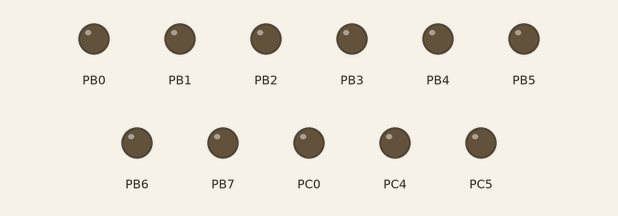
The program below on a simulated ATmega328P, built with avr-gcc and emulated at 8 MHz. On the bench: output pins drawn as LEDs (lit = HIGH).

Above: at 0.12 s.
At 4.87 s:
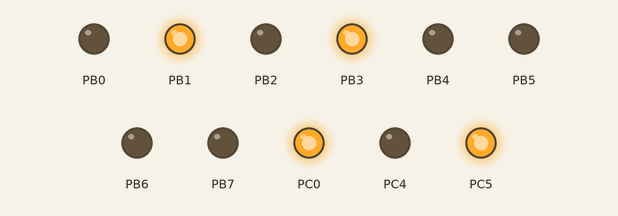
At 9.87 s:
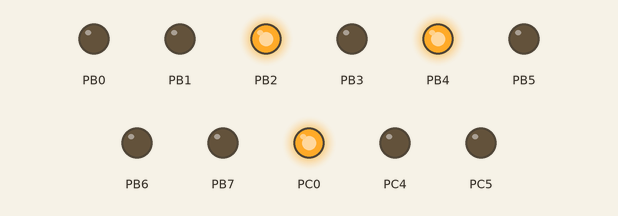
At 19.87 s:
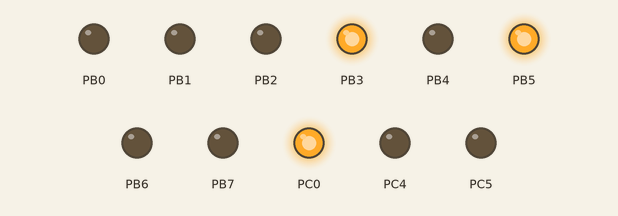
At 29.87 s:
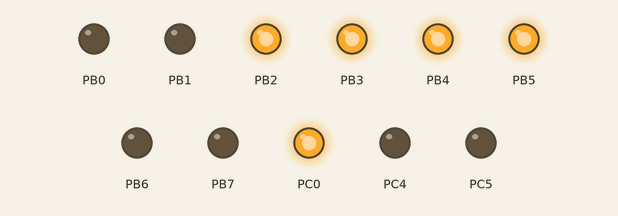
At 39.87 s:
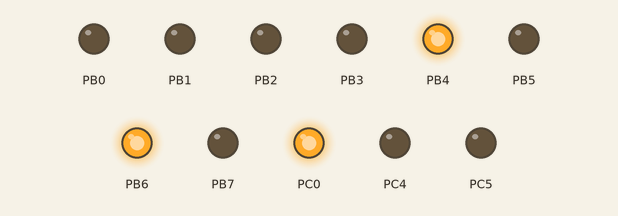
Timing chart, 0 to 40.0 s (numbered marks = the images above):
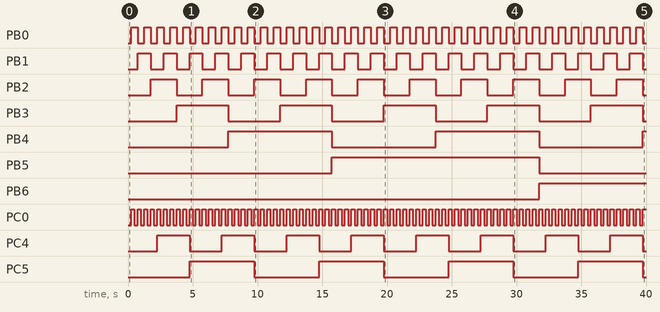

The program:

DA2T3C.c
```c
/*
 * DA2.c
 * task3 toggle C0, C4, C5, count on Portb
 * Created: 3/9/2016 9:00:36 PM
 *  Author: battled
 */

#define F_CPU 8000000UL	//define 8MHz clock
#include <avr/io.h>
#include <util/delay.h>
//stack auto initialized in C

int main(void)
{
		int i=0;		//used to control port 9 and 10
		DDRB = 0XFF; //MAKE PORT B OUTPUT FOR COUNTING
		DDRC = 0X31; //MAKE PC5, PC4, PC0 OUTPUTS
		while (1)
		{
			_delay_ms(250);
			PORTC ^= (1<<PC0);
			//must account for each state portc may be in due to flipping of bits portc4,5
			if ( (PORTC ==0X01 ) || (PORTC == 0X11 ) || (PORTC == 0X21) || (PORTC == 0X31))
			{
				PORTB++;
				i++;
				if (i==5)
					PORTC ^= (1<<PC4); //(0x10); flip portc4
				else if (i ==10)
				{
					PORTC ^= (1<<PC4)|(1<<PC5); //0x30 flip portc4,5
					i = 0;
				}
			}
		}
}
```

Measured:
- by itself, PB0: alternates HIGH for 0.50 s and LOW for 0.50 s
- by itself, PB1: alternates HIGH for 1.0 s and LOW for 1.0 s
- by itself, PB2: alternates HIGH for 2.0 s and LOW for 2.0 s
- by itself, PB3: alternates HIGH for 4.0 s and LOW for 4.0 s
- by itself, PB4: alternates HIGH for 8.0 s and LOW for 8.0 s
- by itself, PB5: LOW → HIGH at 15.8 s, → LOW 16.0 s later
- by itself, PB6: LOW → HIGH at 31.8 s
- by itself, PC0: alternates HIGH for 0.25 s and LOW for 0.25 s
